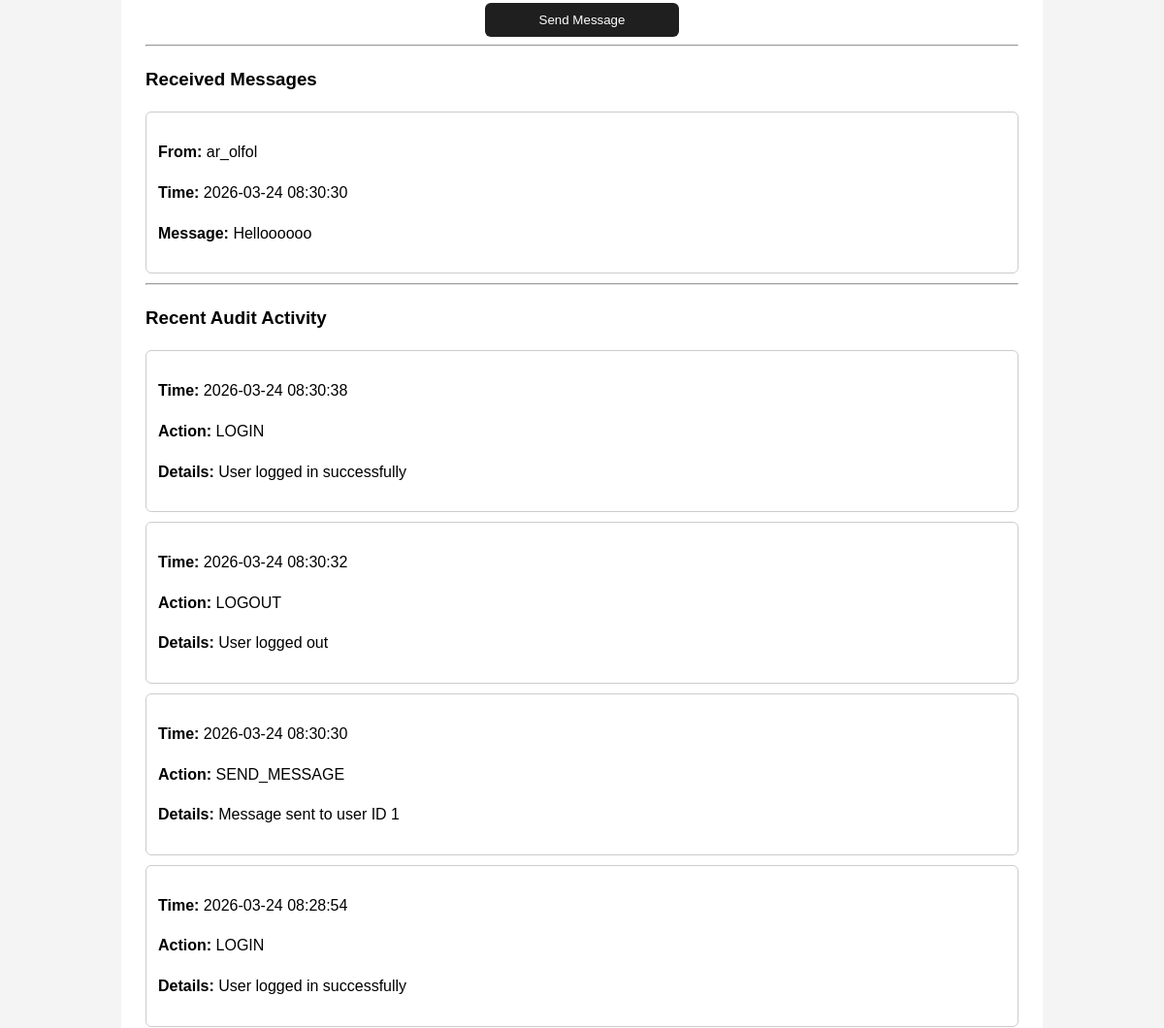
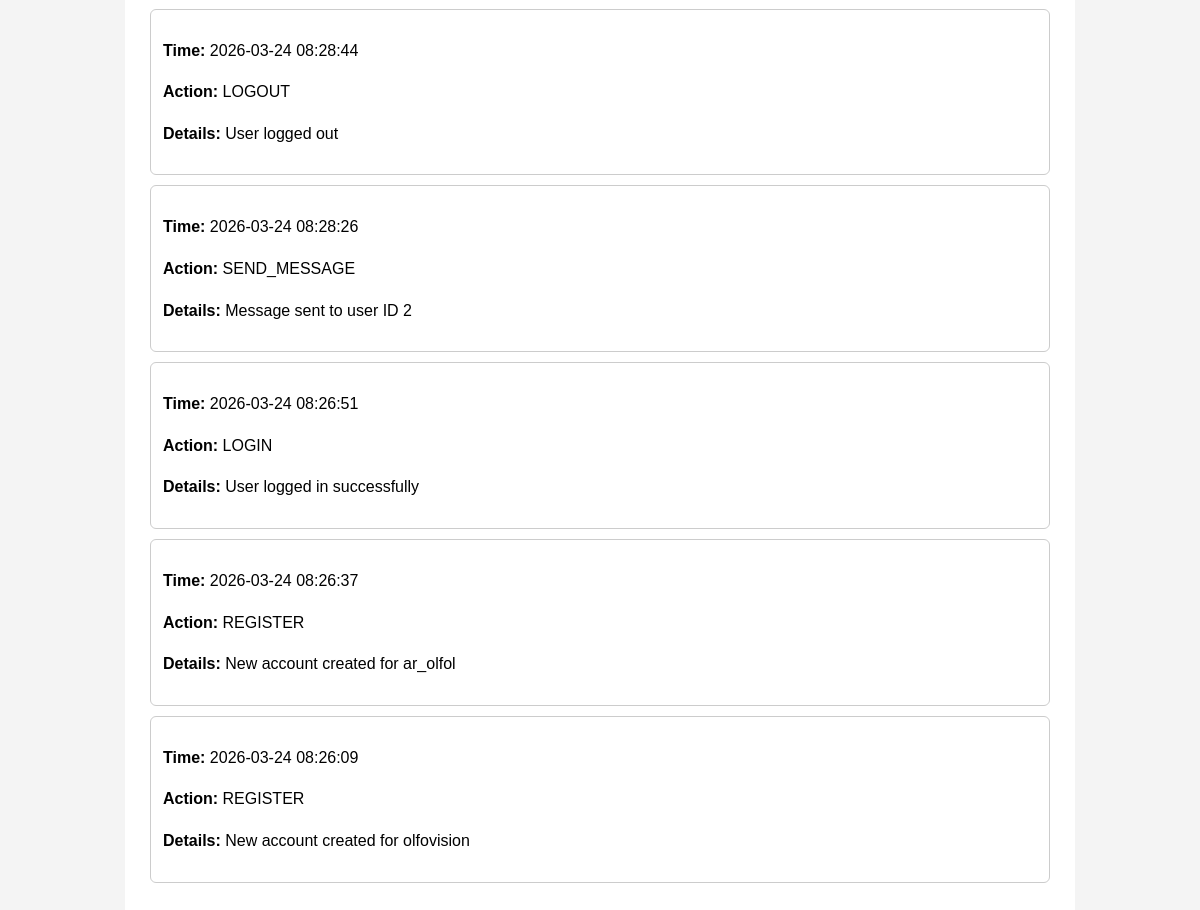
The page /dashboard (signed in, lower part) on the database as committed earlier (2 pictures, top to bottom).
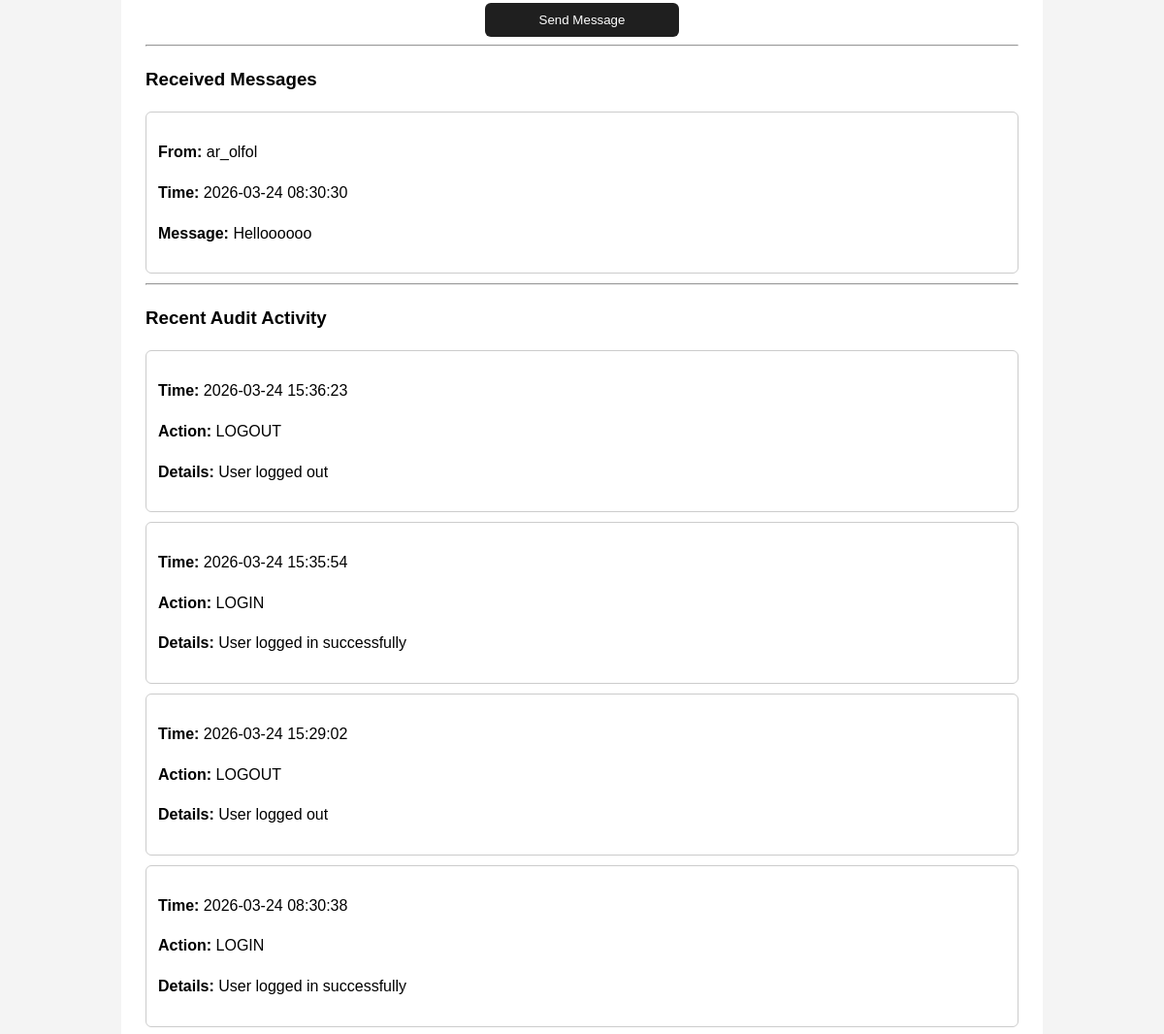
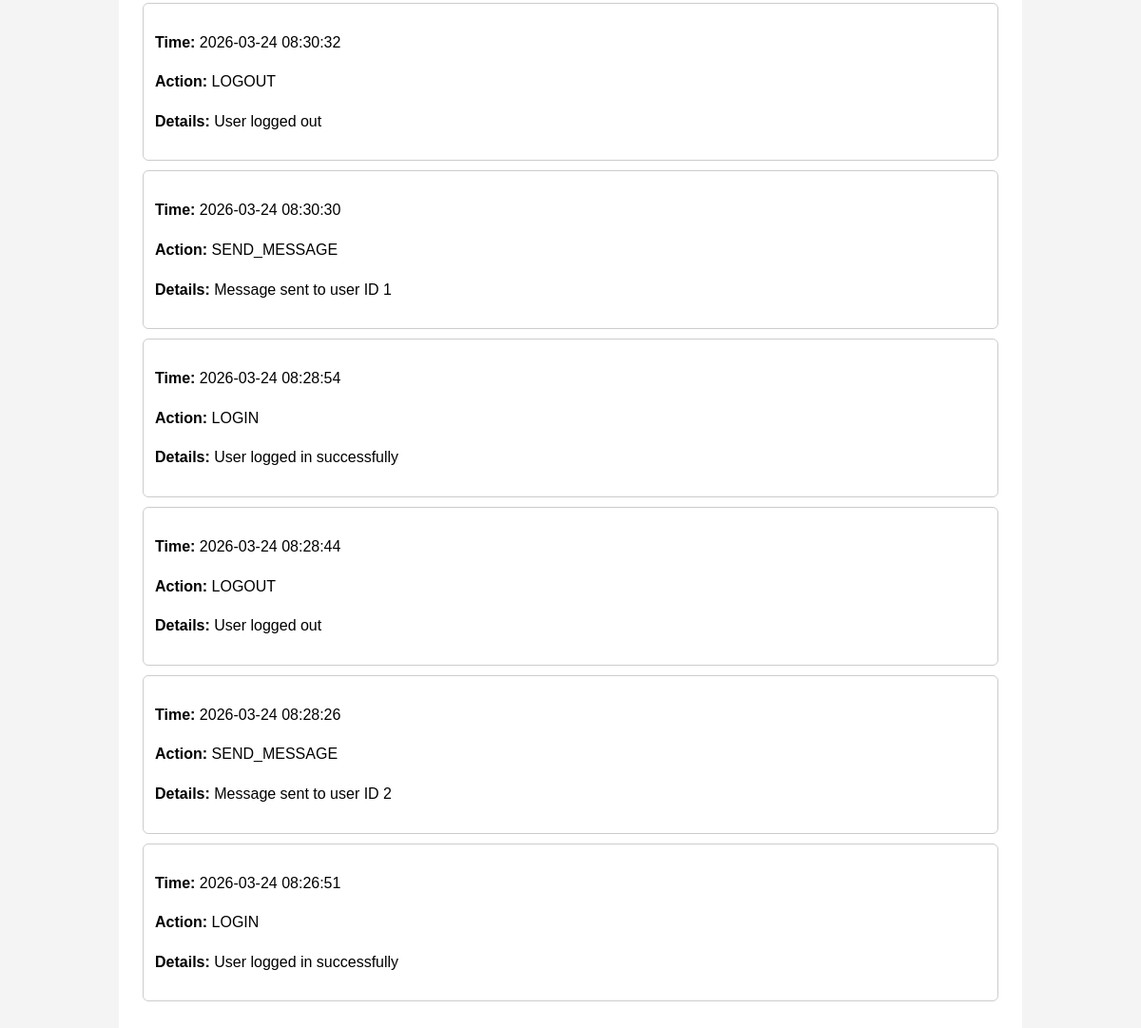
The same page on the database as committed later (2 pictures, top to bottom).
### tables this page shows
CREATE TABLE messages (
            id INTEGER PRIMARY KEY AUTOINCREMENT,
            sender_id INTEGER NOT NULL,
            receiver_id INTEGER NOT NULL,
            message_text TEXT NOT NULL,
            created_at TEXT NOT NULL,
            FOREIGN KEY (sender_id) REFERENCES users (id),
            FOREIGN KEY (receiver_id) REFERENCES users (id)
        );

CREATE TABLE users (
            id INTEGER PRIMARY KEY AUTOINCREMENT,
            username TEXT UNIQUE NOT NULL,
            password_hash TEXT NOT NULL,
            created_at TEXT NOT NULL
        );

CREATE TABLE audit_logs (
            id INTEGER PRIMARY KEY AUTOINCREMENT,
            user_id INTEGER,
            action TEXT NOT NULL,
            details TEXT,
            created_at TEXT NOT NULL,
            FOREIGN KEY (user_id) REFERENCES users (id)
        );

### app.py (the view, shortened to what this page needs)
@app.route("/dashboard", methods=["GET", "POST"])
@login_required
def dashboard():
    conn = get_db_connection()
    users = conn.execute("""
        SELECT id, username
        FROM users
        WHERE id != ?
        ORDER BY username
    """, (session["user_id"],)).fetchall()
    received_messages = conn.execute("""
        SELECT messages.created_at, messages.message_text, users.username AS sender_name
        FROM messages
        JOIN users ON messages.sender_id = users.id
        WHERE messages.receiver_id = ?
        ORDER BY messages.created_at DESC
    """, (session["user_id"],)).fetchall()
    logs = conn.execute("""
        SELECT created_at, action, details
        FROM audit_logs
        ORDER BY created_at DESC
        LIMIT 10
    """).fetchall()
    conn.close()
    return render_template(
        "dashboard.html",
        users=users,
        messages=received_messages,
        logs=logs
    )

### app.py (called while the page is built)
def get_db_connection():
    conn = sqlite3.connect(DATABASE)
    conn.row_factory = sqlite3.Row
    return conn

def login_required(route_function):
    @wraps(route_function)
    def wrapped_function(*args, **kwargs):
        if "user_id" not in session:
            flash("Please log in first.")
            return redirect(url_for("login"))
        return route_function(*args, **kwargs)
    return wrapped_function

### templates/dashboard.html (shortened to what this page needs)
{% extends "base.html" %}
{% block content %}
    <form method="POST" class="form-container">
        <button type="submit">Send Message</button>
    </form>
    <hr>
    <h3>Received Messages</h3>
    {% if messages %}
        {% for msg in messages %}
            <div class="log-box">
                <p><strong>From:</strong> {{ msg['sender_name'] }}</p>
                <p><strong>Time:</strong> {{ msg['created_at'] }}</p>
                <p><strong>Message:</strong> {{ msg['message_text'] }}</p>
            </div>
        {% endfor %}
    {% else %}
        <p>No messages received yet.</p>
    {% endif %}
    <hr>
    <h3>Recent Audit Activity</h3>
    {% if logs %}
        {% for log in logs %}
            <div class="log-box">
                <p><strong>Time:</strong> {{ log['created_at'] }}</p>
                <p><strong>Action:</strong> {{ log['action'] }}</p>
                <p><strong>Details:</strong> {{ log['details'] }}</p>
            </div>
        {% endfor %}
    {% else %}
        <p>No audit logs yet.</p>
    {% endif %}
{% endblock %}

### templates/base.html (shortened to what this page needs)
<!doctype html>
<html lang="en">
  <head>
  </head>
  <body>
    <div class="container">
       {% block content %}{% endblock %}
    </div>
  </body>
</html>

### templates/base.html (style rules this page uses)
body { font-family: Arial, sans-serif; background: #f4f4f4; margin: 0; }
.container { width: 80%; max-width: 900px; margin: 30px auto; background: white; padding: 25px; border-radius: 8px; line-height: 1.6; }
.form-container { max-width: 500px; margin: auto; }
button { width: 200px; padding: 10px; margin-top: 10px; border-radius: 6px; border: none; background-color: #1f1f1f; color: white; cursor: pointer; display: block; margin-left: auto; margin-right: auto; }
button { cursor: pointer; }
.log-box { border: 1px solid #ccc; padding: 12px; margin-bottom: 10px; border-radius: 6px; }

Rows that differ between the two databases and show on the page:
no longer on this page (row unchanged): audit_logs: created_at "2026-03-24 08:26:37", action "REGISTER", details "New account created for ar_olfol"
no longer on this page (row unchanged): audit_logs: created_at "2026-03-24 08:26:09", action "REGISTER", details "New account created for olfovision"
added audit_logs: created_at "2026-03-24 15:36:23", action "LOGOUT", details "User logged out"
added audit_logs: created_at "2026-03-24 15:35:54", action "LOGIN", details "User logged in successfully"
added audit_logs: created_at "2026-03-24 15:29:02", action "LOGOUT", details "User logged out"
